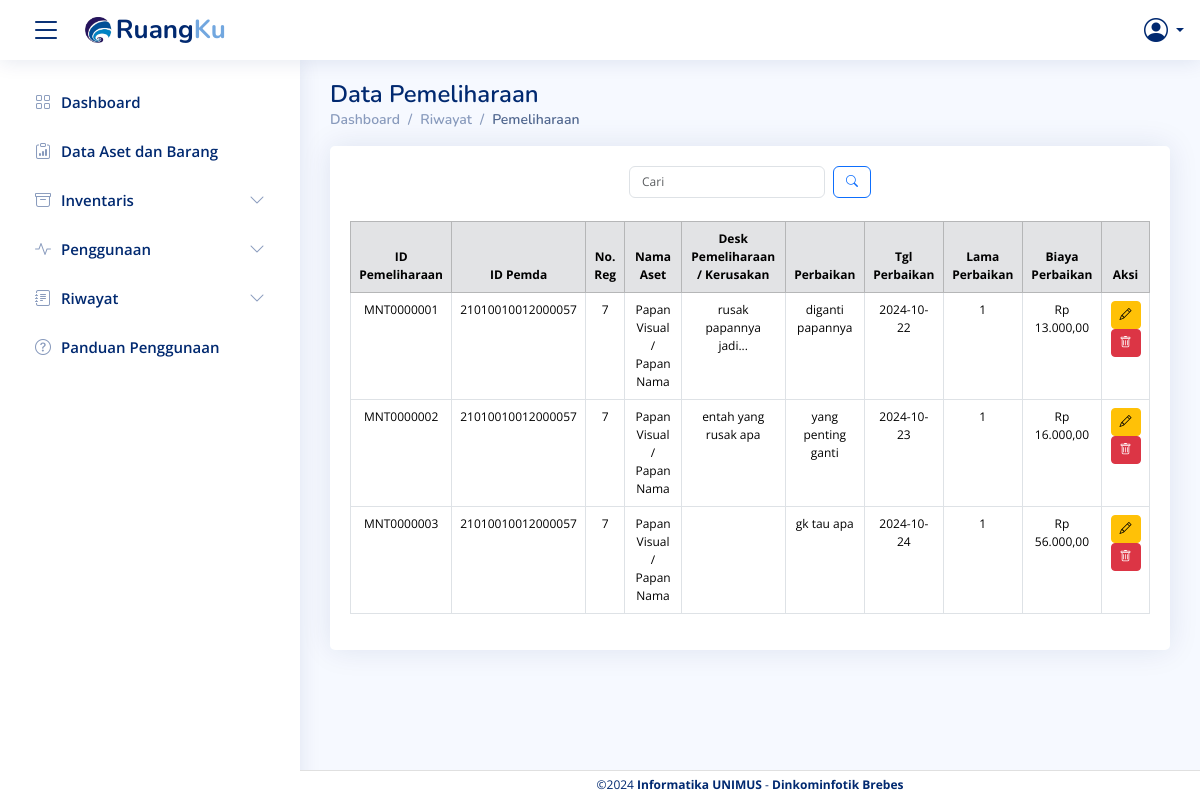
/Data_pemeliharaan.php, run on an earlier commit of the app's database.
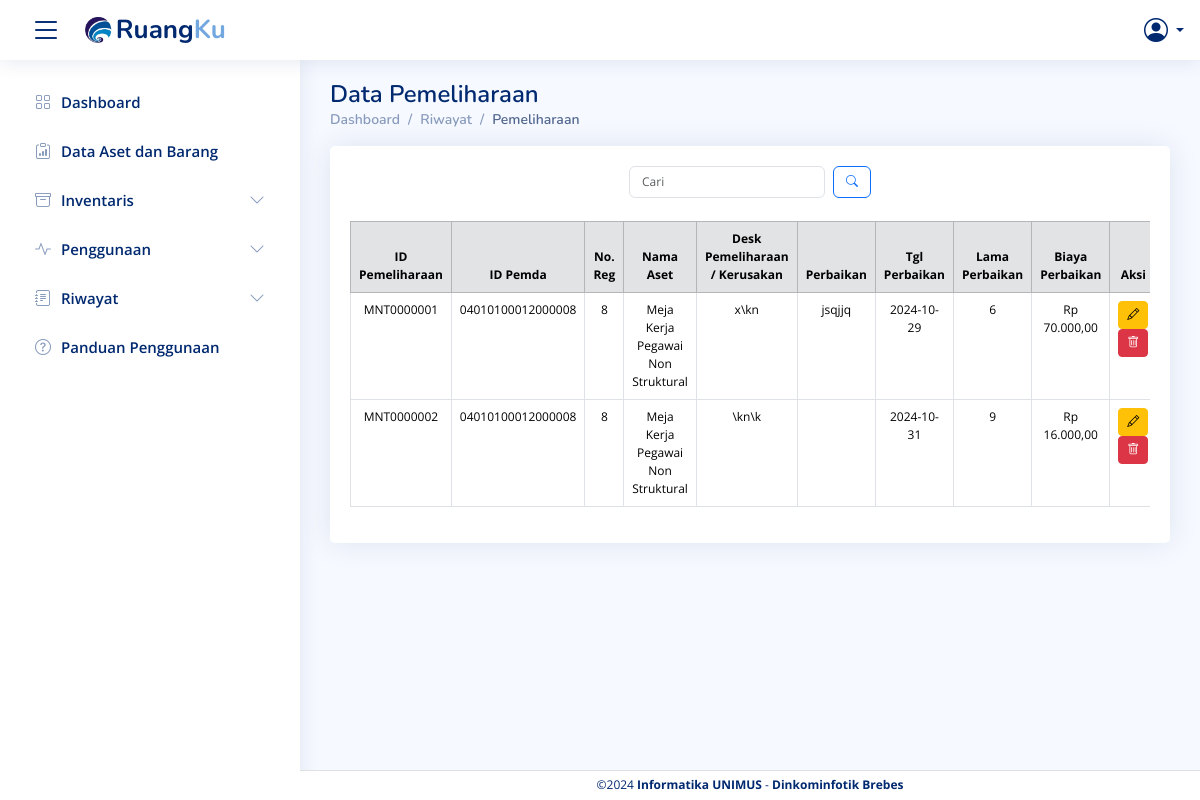
And on a later commit of the database.
### tables this page shows
CREATE TABLE `data_pemeliharaan` (
  `id_pemeliharaan` varchar(50) NOT NULL,
  `id_barang_pemda` varchar(50) DEFAULT NULL,
  `kode_barang` varchar(50) NOT NULL,
  `desk_pemeliharaan` text,
  `perbaikan` text,
  `tgl_perbaikan` date DEFAULT NULL,
  `lama_perbaikan` varchar(50) DEFAULT NULL,
  `biaya_perbaikan` decimal(15,2) DEFAULT NULL
);

CREATE TABLE `data_barang` (
  `id_barang_pemda` varchar(50) NOT NULL,
  `kode_barang` varchar(50) NOT NULL,
  `nama_barang` varchar(100) NOT NULL,
  `no_regristrasi` varchar(50) DEFAULT NULL,
  `kode_pemilik` varchar(50) DEFAULT NULL,
  `id_ruang_asal` varchar(100) DEFAULT NULL,
  `nama_ruang_asal` varchar(100) DEFAULT NULL,
  `bidang_ruang_asal` varchar(100) DEFAULT NULL,
  `tempat_ruang_asal` varchar(100) DEFAULT NULL,
  `id_ruang_sekarang` varchar(100) DEFAULT NULL,
  `bidang_ruang_sekarang` varchar(100) DEFAULT NULL,
  `tempat_ruang_sekarang` varchar(100) DEFAULT NULL,
  `tgl_pembelian` date DEFAULT NULL,
  `tgl_pembukuan` date DEFAULT NULL,
  `merk` varchar(100) DEFAULT NULL,
  `type` varchar(100) DEFAULT NULL,
  `kategori` varchar(100) DEFAULT NULL,
  `ukuran_CC` varchar(50) DEFAULT NULL,
  `no_pabrik` varchar(50) DEFAULT NULL,
  `no_rangka` varchar(50) DEFAULT NULL,
  `no_bpkb` varchar(50) DEFAULT NULL,
  `bahan` varchar(100) DEFAULT NULL,
  `no_mesin` varchar(50) DEFAULT NULL,
  `no_polisi` varchar(50) DEFAULT NULL,
  `masa_stnk` date DEFAULT NULL,
  `masa_no_polisi` date DEFAULT NULL,
  `status_stnk` varchar(20) DEFAULT NULL,
  `status_no_polisi` varchar(20) DEFAULT NULL,
  `tgl_bayar_stnk` date DEFAULT NULL,
  `tgl_bayar_no_polisi` date DEFAULT NULL,
  `pengguna` varchar(1000) DEFAULT NULL,
  `kondisi_barang` varchar(50) DEFAULT NULL,
  `masa_manfaat` varchar(50) DEFAULT NULL,
  `harga_awal` decimal(15,2) DEFAULT NULL,
  `harga_total` decimal(15,2) DEFAULT NULL,
  `keterangan` text,
  `foto_barang` varchar(255) DEFAULT NULL,
  `nama_ruang_sekarang` varchar(100) DEFAULT NULL
);

### Data_pemeliharaan.php (the view, shortened to what this page needs)
<?php include("component/header.php"); ?>
<?php include("koneksi/koneksi.php");
$limit = isset($_GET['limit']) ? max(1, (int)$_GET['limit']) : 10;
$page = isset($_GET['page']) ? max(1, (int)$_GET['page']) : 1;
$start = ($page - 1) * $limit;
$search_query = "";
$search_params = [];
$param_types = "";
$sql = "SELECT dp.*, db.no_regristrasi, db.nama_barang, db.harga_awal, db.harga_total
        FROM data_pemeliharaan dp
        JOIN data_barang db ON dp.id_barang_pemda = db.id_barang_pemda
        $search_query
        LIMIT ?, ?";
$search_params[] = $start;
$search_params[] = $limit;
$param_types .= "ii";
$stmt = mysqli_prepare($conn, $sql);
if ($param_types) {
    mysqli_stmt_bind_param($stmt, $param_types, ...$search_params);
}
mysqli_stmt_execute($stmt);
$result = mysqli_stmt_get_result($stmt);
?>
<main id="main" class="main">
  <div class="pagetitle">
    <h1>Data Pemeliharaan</h1>
    <nav>
      <ol class="breadcrumb">
        <li class="breadcrumb-item"><a href="home.php">Dashboard</a></li>
        <li class="breadcrumb-item">Riwayat</li>
        <li class="breadcrumb-item active">Pemeliharaan</li>
      </ol>
    </nav>
  </div>
  <div class="card">
    <div class="card-body" style="padding-top: 20px;">
      <div class="d-flex justify-content-between align-items-center mb-2">
        <div class="flex-grow-1 d-flex justify-content-center">
          <div class="search-bar position-relative">
            <form class="search-form d-flex align-items-center" method="GET" action="">
              <input type="text" id="search-input" name="query" placeholder="Cari" class="form-control pe-5" value="<?= isset($_GET['query']) ? htmlspecialchars($_GET['query']) : ''; ?>" oninput="toggleClearButton()">
              <button type="submit" title="Cari" class="btn btn-outline-primary ms-2">
                <i class="bi bi-search"></i>
              </button>
            </form>
          </div>
        </div>
      </div>
      <div class="table-responsive" style="padding-top: 15px;">
        <table class="table table-bordered" style="font-size: 14px;">
          <thead class="table-secondary text-center">
            <tr>
              <th scope="col">ID Pemeliharaan</th>
              <th scope="col">ID Pemda</th>
              <th scope="col">No. Reg</th>
              <th scope="col">Nama Aset</th>
              <th scope="col">Desk Pemeliharaan / Kerusakan</th>
              <th scope="col">Perbaikan</th>
              <th scope="col">Tgl Perbaikan</th>
              <th scope="col">Lama Perbaikan</th>
              <th scope="col">Biaya Perbaikan</th>
              <th scope="col">Aksi</th>
            </tr>
          </thead>
          <tbody>
            <?php
            if (mysqli_num_rows($result) > 0) {
              while ($row = mysqli_fetch_assoc($result)) {
                echo "<tr class='text-center'>
                        <td>{$row['id_pemeliharaan']}</td>
                        <td>{$row['id_barang_pemda']}</td>
                        <td>{$row['no_regristrasi']}</td>
                        <td>{$row['nama_barang']}</td>
                        <td>{$row['desk_pemeliharaan']}</td>
                        <td>{$row['perbaikan']}</td>
                        <td>{$row['tgl_perbaikan']}</td>
                        <td>{$row['lama_perbaikan']}</td>
                        <td>Rp " . number_format($row['biaya_perbaikan'], 2, ',', '.') . "</td>
                        <td>
                          <a href='frm_edit_pemeliharaan.php?id_pemeliharaan={$row['id_pemeliharaan']}' class='btn btn-warning btn-sm' data-bs-toggle='tooltip' title='Edit'>
                            <i class='bi bi-pencil'></i>
                          </a>
                          <button class='btn btn-danger btn-sm btn-hapus' data-id_pemeliharaan='{$row['id_pemeliharaan']}' title='Hapus'>
                            <i class='bi bi-trash'></i>
                          </button>
                        </td>
                      </tr>";
              }
            } else {
              echo "<tr><td colspan='10' class='text-center'>Tidak ada data yang ditemukan</td></tr>";
            }
            ?>
          </tbody>
        </table>
      </div>
    </div>
  </div>
</main>
<?php include("component/footer.php"); ?>

What changed in the data, as far as the page shows it:
removed data_pemeliharaan: id_pemeliharaan "MNT0000003", id_barang_pemda "21010010012000057", id_barang_pemda.no_regristrasi "7", id_barang_pemda.nama_barang "Papan Visual / Papan Nama", perbaikan "gk tau apa", tgl_perbaikan "2024-10-24", lama_perbaikan "1", biaya_perbaikan "56.000,00"
changed data_pemeliharaan "MNT0000001": id_barang_pemda "21010010012000057" → "04010100012000008"; id_barang_pemda.no_regristrasi "7" → "8"; id_barang_pemda.nama_barang "Papan Visual / Papan Nama" → "Meja Kerja Pegawai Non Struktural"; desk_pemeliharaan "rusak papannya jadi..." → "x\\kn"; perbaikan "diganti papannya" → "jsqjjq"; tgl_perbaikan "2024-10-22" → "2024-10-29"; lama_perbaikan "1" → "6"; biaya_perbaikan "13.000,00" → "70.000,00"
changed data_pemeliharaan "MNT0000002": id_barang_pemda "21010010012000057" → "04010100012000008"; id_barang_pemda.no_regristrasi "7" → "8"; id_barang_pemda.nama_barang "Papan Visual / Papan Nama" → "Meja Kerja Pegawai Non Struktural"; desk_pemeliharaan "entah yang rusak apa" → "\\kn\\k"; tgl_perbaikan "2024-10-23" → "2024-10-31"; lama_perbaikan "1" → "9"; perbaikan "yang penting ganti" → (not shown)
